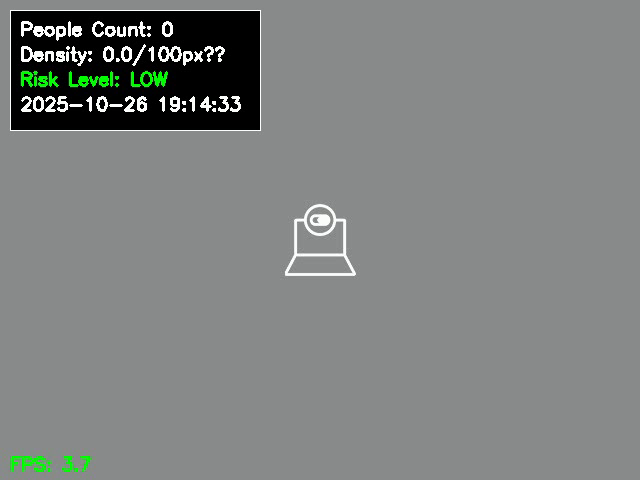
#> input picture frame 107 of sentriai/backend/crowd_detection_20251026_191404.mp4, 640 x 480 px, given in place of the camera
$ python real_time_detection.py
#> lines starting #> are read from the running program, lines starting #| are printed output that depends on the picture; after the words box and inside, x2 and y2 are one past the last pixel; in counts of white or black regions, pixels touching at a corner belong together
### sentriai/backend/models/crowd_detection.py
# crowd_detection.py
import cv2
import numpy as np
import time

class CrowdDetector:
    def __init__(self):
        """
        Initialize the crowd detection system using HOG detector
        """
        self.hog = cv2.HOGDescriptor()
        self.hog.setSVMDetector(cv2.HOGDescriptor_getDefaultPeopleDetector())

        # Detection settings
        self.confidence_threshold = 0.5
        self.person_class_id = 0  # COCO dataset person class

    def detect_crowd(self, frame):
        """
        Detect people in frame and calculate crowd metrics
        Args:
            frame: Input image/frame
        Returns:
            dict: Detection results with count, density, bounding boxes
        """
        # Preprocess frame
        frame = cv2.resize(frame, (640, 480))  # Resize for consistent detection
        frame_gray = cv2.cvtColor(frame, cv2.COLOR_BGR2GRAY)
        frame_gray = cv2.equalizeHist(frame_gray)  # Improve contrast

        # Run HOG detection with optimized parameters for real-time
        boxes, weights = self.hog.detectMultiScale(
            frame_gray,
            winStride=(4, 4),    # Smaller stride for better detection
            padding=(8, 8),      # Smaller padding for faster processing
            scale=1.05,          # Slightly larger scale step for speed
        )

        # Extract detections with non-maximum suppression
        if len(boxes) > 0:
            # Convert boxes to the format required by NMS
            boxes_nms = np.array([[x, y, x + w, y + h] for (x, y, w, h) in boxes])

            # Create detections list directly (skip NMS for now)
            detections = []
            for box, confidence in zip(boxes, weights):
                x, y, w, h = box
                detections.append({
                    'bbox': [int(x), int(y), int(x+w), int(y+h)],
                    'confidence': float(confidence)
                })
        else:
            detections = []

        # Calculate metrics
        people_count = len(detections)
        frame_area = frame.shape[0] * frame.shape[1]

        # Calculate density (people per 1000 sq pixels)
        density = (people_count / frame_area) * 1000 if frame_area > 0 else 0

        # Normalize density to 0-100 scale
        density_percentage = min(100, density * 10)

        return {
            'count': people_count,
            'density': round(density_percentage, 2),
            'detections': detections,
            'frame_shape': frame.shape
        }

    def draw_detections(self, frame, detections):
        """
        Draw enhanced visualization with bounding boxes and crowd info
        Args:
            frame: Input frame
            detections: List of detection results
        Returns:
            frame: Annotated frame
        """
        # Create a copy for overlay
        overlay = frame.copy()
        h, w = frame.shape[:2]

        # Draw detection boxes
        for detection in detections:
            bbox = detection['bbox']
            confidence = detection['confidence']

            # Calculate color based on confidence (red to green)
            color = (0, int(255 * min(confidence, 1.0)), int(255 * (1 - min(confidence, 1.0))))

            # Draw filled rectangle with transparency
            cv2.rectangle(overlay,
                         (bbox[0], bbox[1]),
                         (bbox[2], bbox[3]),
                         color, -1)

            # Draw border with thickness based on confidence
            thickness = max(1, int(confidence * 3))
            cv2.rectangle(frame,
                         (bbox[0], bbox[1]),
                         (bbox[2], bbox[3]),
                         color, thickness)

            # Draw confidence label with background
            label = f"Person {confidence:.2f}"
            (label_w, label_h), _ = cv2.getTextSize(label,
                                                   cv2.FONT_HERSHEY_SIMPLEX,
                                                   0.5, 2)
            # Background for label
            cv2.rectangle(frame,
                         (bbox[0], bbox[1] - 25),
                         (bbox[0] + label_w + 5, bbox[1]),
                         (0, 0, 0), -1)
            # Label text
            cv2.putText(frame, label,
                       (bbox[0] + 2, bbox[1] - 7),
                       cv2.FONT_HERSHEY_SIMPLEX,
                       0.5, color, 2)

        # Add transparency to detection overlay
        cv2.addWeighted(overlay, 0.2, frame, 0.8, 0, frame)

        # Calculate metrics
        people_count = len(detections)
        density = (people_count / (w * h)) * 10000  # per 100x100 px
        risk_level = "LOW" if density < 1 else "MEDIUM" if density < 2 else "HIGH"

        # Draw info panel background
        panel_h = 120
        panel_w = 250
        cv2.rectangle(frame, (10, 10), (10 + panel_w, 10 + panel_h), (0, 0, 0), -1)
        cv2.rectangle(frame, (10, 10), (10 + panel_w, 10 + panel_h), (255, 255, 255), 1)

        # Draw metrics
        y = 35
        cv2.putText(frame, f"People Count: {people_count}",
                   (20, y), cv2.FONT_HERSHEY_SIMPLEX, 0.6, (255, 255, 255), 2)

        y += 25
        cv2.putText(frame, f"Density: {density:.1f}/100px²",
                   (20, y), cv2.FONT_HERSHEY_SIMPLEX, 0.6, (255, 255, 255), 2)

        y += 25
        risk_color = {
            "LOW": (0, 255, 0),
            "MEDIUM": (0, 255, 255),
            "HIGH": (0, 0, 255)
        }[risk_level]
        cv2.putText(frame, f"Risk Level: {risk_level}",
                   (20, y), cv2.FONT_HERSHEY_SIMPLEX, 0.6, risk_color, 2)

        # Add timestamp
        y += 25
        cv2.putText(frame, time.strftime("%Y-%m-%d %H:%M:%S"),
                   (20, y), cv2.FONT_HERSHEY_SIMPLEX, 0.6, (255, 255, 255), 2)

        return frame

    # [115 lines left out: functions detect_anomaly, process_video, not called in this run]


# [4 lines that do not run on import are left out]

    # Or test with video file:
    # process_video('path/to/your/video.mp4')

### sentriai/backend/real_time_detection.py
import cv2
import numpy as np
from models.crowd_detection import CrowdDetector
import time
import datetime

def process_video_feed(source=0):  # 0 is usually the default webcam
    """
    Process video feed for crowd detection
    Args:
        source: Video source (0 for webcam, or video file path)
    """
#> called with source = 0
    print("Initializing crowd detector...")
    detector = CrowdDetector()

    print(f"Opening video source: {'Webcam' if source == 0 else source}")
    cap = cv2.VideoCapture(source)

    if not cap.isOpened():
        print("Error: Could not open video source")
        return

    # Get video properties for saving
    frame_width = int(cap.get(cv2.CAP_PROP_FRAME_WIDTH))
    frame_height = int(cap.get(cv2.CAP_PROP_FRAME_HEIGHT))
    fps = int(cap.get(cv2.CAP_PROP_FPS))

    # Create output directory if it doesn't exist
    import os
    output_dir = os.path.join(os.path.dirname(__file__), 'output')
    os.makedirs(output_dir, exist_ok=True)

    # Create video writer
    timestamp = datetime.datetime.now().strftime("%Y%m%d_%H%M%S")
    output_filename = os.path.join(output_dir, f'crowd_detection_{timestamp}.mp4')
    fourcc = cv2.VideoWriter_fourcc(*'mp4v')
    out = cv2.VideoWriter(output_filename, fourcc, fps, (frame_width, frame_height))

    print("\nProcessing video feed...")
    print("Press 'q' to quit")

    frame_count = 0
    start_time = time.time()

    try:
        while True:
            ret, frame = cap.read()
#> frame is the input picture: shape (480, 640, 3); mean B, G, R 128.4, 129.6, 126.6
            if not ret:
                break

            frame_count += 1

            # Process frame
            results = detector.detect_crowd(frame)
#> in detect_crowd, `frame_gray = cv2.equalizeHist(frame_gray)`:
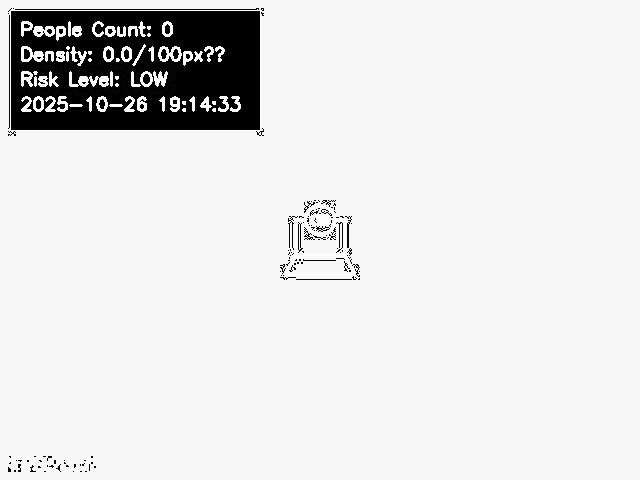
#> frame_gray: shape (480, 640); min 0, max 255, mean 225.2
#> in detect_crowd, `boxes, weights = self.hog.detectMultiScale( frame_gray, winStride=(4, ..`: boxes = ()
#> results = {'count': 0, 'density': 0, 'detections': [], 'frame_shape': (480, 640, 3)}

            # Draw detections and info
            annotated_frame = detector.draw_detections(frame.copy(), results['detections'])
#> in draw_detections, `cv2.putText(frame, time.strftime("%Y-%m-%d %H:%M:%S"), (20, y), cv2.FO..`:
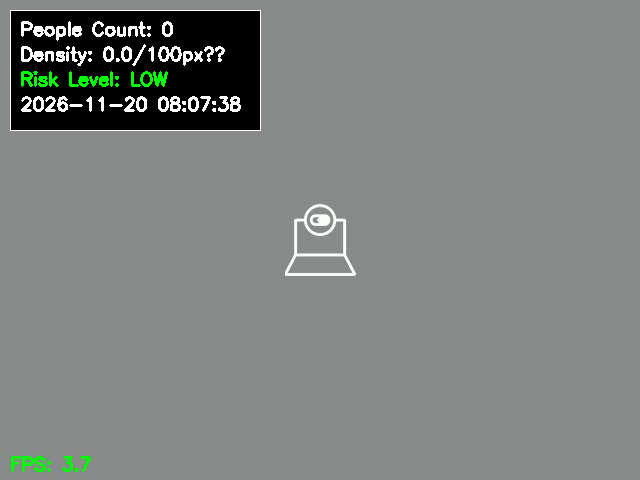
#> frame: shape (480, 640, 3); mean B, G, R 128.4, 129.6, 126.6

            # Add additional information
            current_fps = frame_count / (time.time() - start_time)
            cv2.putText(annotated_frame, f'FPS: {current_fps:.1f}',
                       (10, frame_height - 10), cv2.FONT_HERSHEY_SIMPLEX,
                       0.6, (0, 255, 0), 2)
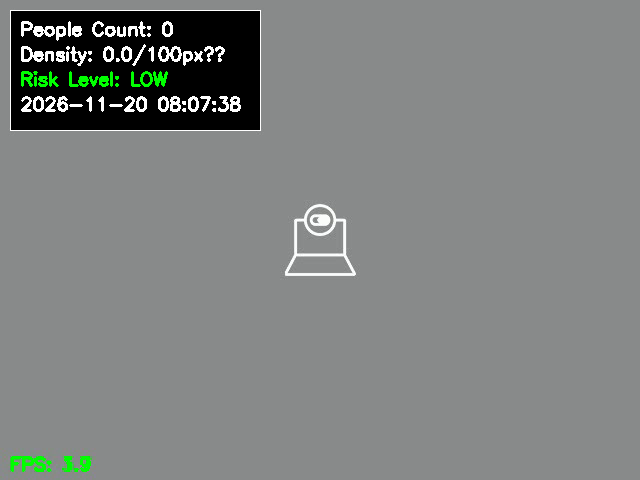
#> annotated_frame: shape (480, 640, 3); 0.15% of pixels changed, all inside (x1, y1, x2, y2) = (11, 456, 91, 472)

            # Show the frame
            cv2.imshow('Crowd Detection', annotated_frame)

            # Save frame
            out.write(annotated_frame)

            # Break if 'q' is pressed
            if cv2.waitKey(1) & 0xFF == ord('q'):
#> (key q is pressed here)
                break

    except KeyboardInterrupt:
        print("\nStopping video processing...")

    finally:
        # Clean up
        cap.release()
        out.release()
        cv2.destroyAllWindows()

        # Print statistics
        elapsed_time = time.time() - start_time
        avg_fps = frame_count / elapsed_time
        print(f"\nProcessing complete:")
        print(f"✓ Processed {frame_count} frames")
        print(f"✓ Average FPS: {avg_fps:.1f}")
        print(f"✓ Total time: {elapsed_time:.1f} seconds")
        print(f"✓ Output saved as: {output_filename}")

if __name__ == '__main__':
    print("=== Real-time Crowd Detection ===")
    # You can replace 0 with a video file path
    process_video_feed(0)
